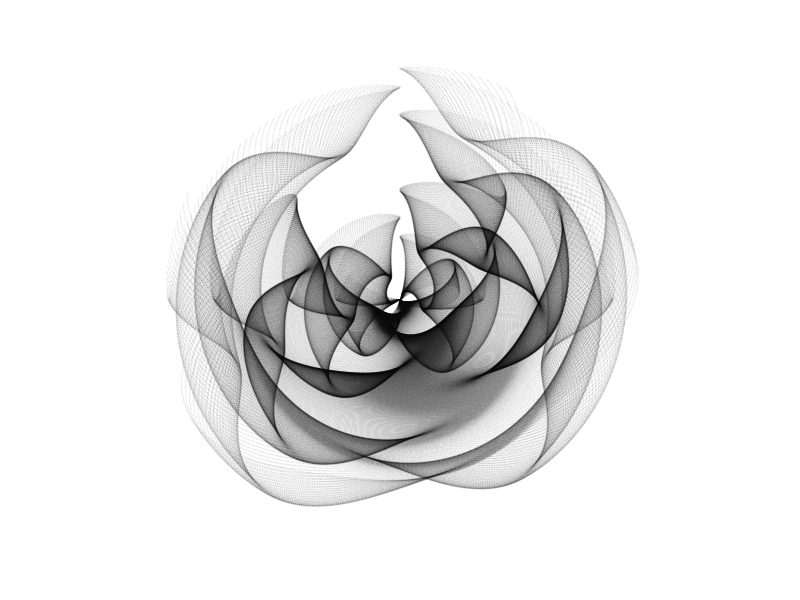

Recreate this plot in R.
## ---- chunk 1
5+5 # I can't do math
## ---- chunk 2
2+2
1:100
3*3
sample(1:9)
X <- matrix(sample(1:9), nrow = 3, ncol = 3)
X
sum(X)
mean(X)
?sum
sum
nucleotides <- c("a", "c", "g", "t")
nucleotides
sample(nucleotides, size = 100, replace = TRUE)
table(sample(nucleotides, size = 100, replace = TRUE))
paste0(sample(nucleotides, size = 100, replace = TRUE), collapse = "")
replicate(n = 10, expr = paste0(sample(nucleotides, size = 100, replace = TRUE), collapse = ""))
df <- data.frame(id = paste0("seq", 1:10), seq = replicate(n = 10, expr = paste0(sample(nucleotides, size = 100, replace = TRUE), collapse = "")))
df
str(df)
ls()
## ---- chunk 3
library("tidyverse")

xy <- seq(from = -3,
          to = 3, 
          by = 0.01)
expand_grid(x = xy,
            y = xy) |>
  ggplot(
    mapping = aes(
      x = (1 + x - sin(y^2)),
      y = (1 - y - cos(x^2)))) +
  geom_point(alpha = 0.05,
             shape = 20,
             size = 0) + 
  theme_void() +
  coord_polar()
